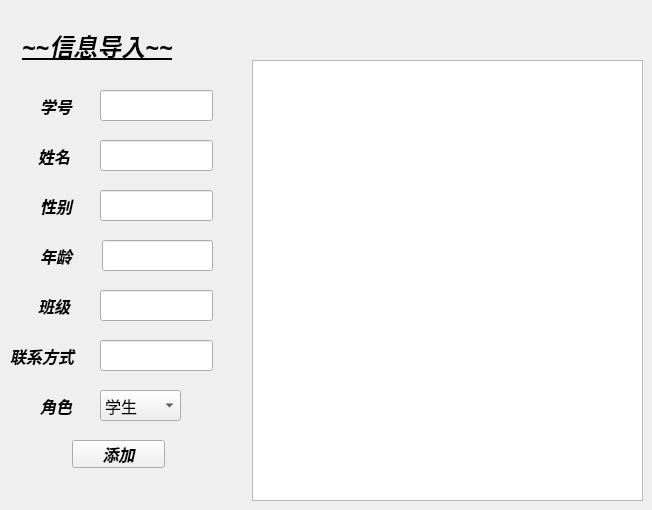
   <widget class="QWidget" name="page_31">
    <widget class="QLabel" name="label_80">
     <property name="geometry">
      <rect>
       <x>22</x>
       <y>30</y>
       <width>211</width>
       <height>31</height>
      </rect>
     </property>
     <property name="font">
      <font>
       <family>幼圆</family>
       <pointsize>18</pointsize>
       <weight>75</weight>
       <italic>true</italic>
       <bold>true</bold>
       <underline>true</underline>
      </font>
     </property>
     <property name="text">
      <string>~~信息导入~~</string>
     </property>
    </widget>
    <widget class="QLabel" name="label_81">
     <property name="geometry">
      <rect>
       <x>40</x>
       <y>240</y>
       <width>51</width>
       <height>31</height>
      </rect>
     </property>
     <property name="font">
      <font>
       <family>幼圆</family>
       <pointsize>12</pointsize>
       <weight>75</weight>
       <italic>true</italic>
       <bold>true</bold>
      </font>
     </property>
     <property name="text">
      <string>年龄</string>
     </property>
    </widget>
    <widget class="QLineEdit" name="lineEdit_24">
     <property name="geometry">
      <rect>
       <x>102</x>
       <y>240</y>
       <width>111</width>
       <height>31</height>
      </rect>
     </property>
    </widget>
    <widget class="QLabel" name="label_82">
     <property name="geometry">
      <rect>
       <x>40</x>
       <y>90</y>
       <width>51</width>
       <height>31</height>
      </rect>
     </property>
     <property name="font">
      <font>
       <family>幼圆</family>
       <pointsize>12</pointsize>
       <weight>75</weight>
       <italic>true</italic>
       <bold>true</bold>
      </font>
     </property>
     <property name="text">
      <string>学号</string>
     </property>
    </widget>
    <widget class="QLineEdit" name="lineEdit_25">
     <property name="geometry">
      <rect>
       <x>100</x>
       <y>90</y>
       <width>113</width>
       <height>31</height>
      </rect>
     </property>
    </widget>
    <widget class="QPushButton" name="pushButton_19">
     <property name="geometry">
      <rect>
       <x>72</x>
       <y>440</y>
       <width>93</width>
       <height>28</height>
      </rect>
     </property>
     <property name="font">
      <font>
       <family>幼圆</family>
       <pointsize>12</pointsize>
       <weight>75</weight>
       <italic>true</italic>
       <bold>true</bold>
      </font>
     </property>
     <property name="styleSheet">
      <string notr="true"/>
     </property>
     <property name="text">
      <string>添加</string>
     </property>
    </widget>
    <widget class="QTableView" name="tableView_23">
     <property name="geometry">
      <rect>
       <x>252</x>
       <y>60</y>
       <width>391</width>
       <height>441</height>
      </rect>
     </property>
    </widget>
    <widget class="QLabel" name="label_83">
     <property name="geometry">
      <rect>
       <x>40</x>
       <y>190</y>
       <width>51</width>
       <height>31</height>
      </rect>
     </property>
     <property name="font">
      <font>
       <family>幼圆</family>
       <pointsize>12</pointsize>
       <weight>75</weight>
       <italic>true</italic>
       <bold>true</bold>
      </font>
     </property>
     <property name="text">
      <string>性别</string>
     </property>
    </widget>
    <widget class="QLineEdit" name="lineEdit_26">
     <property name="geometry">
      <rect>
       <x>100</x>
       <y>190</y>
       <width>113</width>
       <height>31</height>
      </rect>
     </property>
    </widget>
    <widget class="QLabel" name="label_84">
     <property name="geometry">
      <rect>
       <x>38</x>
       <y>140</y>
       <width>51</width>
       <height>31</height>
      </rect>
     </property>
     <property name="font">
      <font>
       <family>幼圆</family>
       <pointsize>12</pointsize>
       <weight>75</weight>
       <italic>true</italic>
       <bold>true</bold>
      </font>
     </property>
     <property name="text">
      <string>姓名</string>
     </property>
    </widget>
    <widget class="QLineEdit" name="lineEdit_27">
     <property name="geometry">
      <rect>
       <x>100</x>
       <y>140</y>
       <width>113</width>
       <height>31</height>
      </rect>
     </property>
    </widget>
    <widget class="QLabel" name="label_85">
     <property name="geometry">
      <rect>
       <x>38</x>
       <y>290</y>
       <width>51</width>
       <height>31</height>
      </rect>
     </property>
     <property name="font">
      <font>
       <family>幼圆</family>
       <pointsize>12</pointsize>
       <weight>75</weight>
       <italic>true</italic>
       <bold>true</bold>
      </font>
     </property>
     <property name="text">
      <string>班级</string>
     </property>
    </widget>
    <widget class="QLineEdit" name="lineEdit_28">
     <property name="geometry">
      <rect>
       <x>100</x>
       <y>290</y>
       <width>113</width>
       <height>31</height>
      </rect>
     </property>
    </widget>
    <widget class="QLabel" name="label_86">
     <property name="geometry">
      <rect>
       <x>10</x>
       <y>340</y>
       <width>91</width>
       <height>31</height>
      </rect>
     </property>
     <property name="font">
      <font>
       <family>幼圆</family>
       <pointsize>12</pointsize>
       <weight>75</weight>
       <italic>true</italic>
       <bold>true</bold>
      </font>
     </property>
     <property name="text">
      <string>联系方式</string>
     </property>
    </widget>
    <widget class="QLineEdit" name="lineEdit_29">
     <property name="geometry">
      <rect>
       <x>100</x>
       <y>340</y>
       <width>113</width>
       <height>31</height>
      </rect>
     </property>
    </widget>
    <widget class="QLabel" name="label_87">
     <property name="geometry">
      <rect>
       <x>40</x>
       <y>390</y>
       <width>51</width>
       <height>31</height>
      </rect>
     </property>
     <property name="font">
      <font>
       <family>幼圆</family>
       <pointsize>12</pointsize>
       <weight>75</weight>
       <italic>true</italic>
       <bold>true</bold>
      </font>
     </property>
     <property name="text">
      <string>角色</string>
     </property>
    </widget>
    <widget class="QComboBox" name="post">
     <property name="geometry">
      <rect>
       <x>100</x>
       <y>390</y>
       <width>81</width>
       <height>31</height>
      </rect>
     </property>
     <property name="font">
      <font>
       <family>幼圆</family>
       <pointsize>12</pointsize>
      </font>
     </property>
     <property name="styleSheet">
      <string notr="true">QComboBox::down-arrow{
	border:none;
	padding-right:4px;
	image: url(:/icon/images/拉框箭头1.png);
}

</string>
     </property>
     <item>
      <property name="text">
       <string>学生</string>
      </property>
     </item>
     <item>
      <property name="text">
       <string>教师</string>
      </property>
     </item>
     <item>
      <property name="text">
       <string>管理员</string>
      </property>
     </item>
    </widget>
    <widget class="QLabel" name="label_40">
     <property name="geometry">
      <rect>
       <x>60</x>
       <y>470</y>
       <width>131</width>
       <height>21</height>
      </rect>
     </property>
     <property name="palette">
      <palette>
       <active>
        <colorrole role="WindowText">
         <brush brushstyle="SolidPattern">
          <color alpha="255">
           <red>255</red>
           <green>0</green>
           <blue>0</blue>
          </color>
         </brush>
        </colorrole>
        <colorrole role="Button">
         <brush brushstyle="SolidPattern">
          <color alpha="255">
           <red>249</red>
           <green>249</green>
           <blue>249</blue>
          </color>
         </brush>
        </colorrole>
        <colorrole role="Base">
         <brush brushstyle="SolidPattern">
          <color alpha="255">
           <red>249</red>
           <green>249</green>
           <blue>249</blue>
          </color>
         </brush>
        </colorrole>
        <colorrole role="Window">
         <brush brushstyle="SolidPattern">
          <color alpha="255">
           <red>249</red>
           <green>249</green>
           <blue>249</blue>
          </color>
         </brush>
        </colorrole>
       </active>
       <inactive>
        <colorrole role="WindowText">
         <brush brushstyle="SolidPattern">
          <color alpha="255">
           <red>255</red>
           <green>0</green>
           <blue>0</blue>
          </color>
         </brush>
        </colorrole>
        <colorrole role="Button">
         <brush brushstyle="SolidPattern">
          <color alpha="255">
           <red>249</red>
           <green>249</green>
           <blue>249</blue>
          </color>
         </brush>
        </colorrole>
        <colorrole role="Base">
         <brush brushstyle="SolidPattern">
          <color alpha="255">
           <red>249</red>
           <green>249</green>
           <blue>249</blue>
          </color>
         </brush>
        </colorrole>
        <colorrole role="Window">
         <brush brushstyle="SolidPattern">
          <color alpha="255">
           <red>249</red>
           <green>249</green>
           <blue>249</blue>
          </color>
         </brush>
        </colorrole>
       </inactive>
       <disabled>
        <colorrole role="WindowText">
         <brush brushstyle="SolidPattern">
          <color alpha="255">
           <red>120</red>
           <green>120</green>
           <blue>120</blue>
          </color>
         </brush>
        </colorrole>
        <colorrole role="Button">
         <brush brushstyle="SolidPattern">
          <color alpha="255">
           <red>249</red>
           <green>249</green>
           <blue>249</blue>
          </color>
         </brush>
        </colorrole>
        <colorrole role="Base">
         <brush brushstyle="SolidPattern">
          <color alpha="255">
           <red>249</red>
           <green>249</green>
           <blue>249</blue>
          </color>
         </brush>
        </colorrole>
        <colorrole role="Window">
         <brush brushstyle="SolidPattern">
          <color alpha="255">
           <red>249</red>
           <green>249</green>
           <blue>249</blue>
          </color>
         </brush>
        </colorrole>
       </disabled>
      </palette>
     </property>
     <property name="font">
      <font>
       <family>幼圆</family>
       <pointsize>10</pointsize>
       <weight>75</weight>
       <italic>true</italic>
       <bold>true</bold>
      </font>
     </property>
     <property name="text">
      <string/>
     </property>
    </widget>
   </widget>
